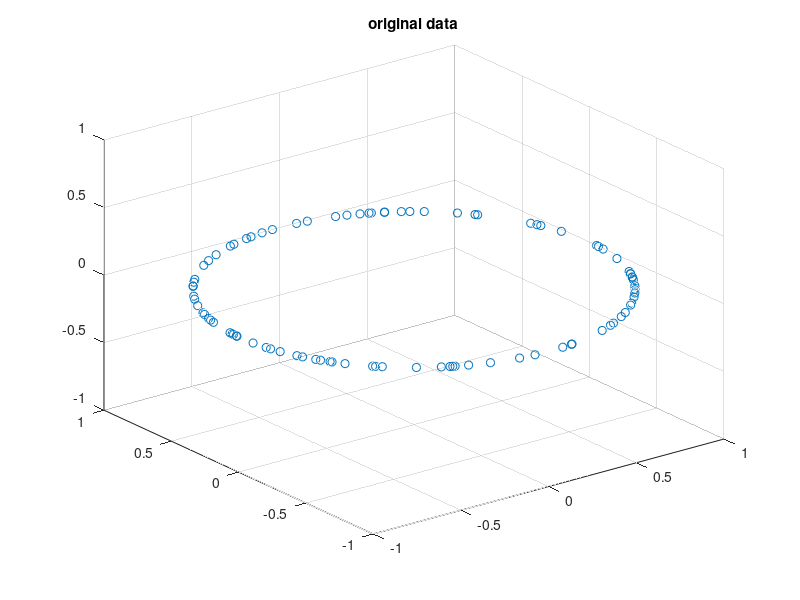
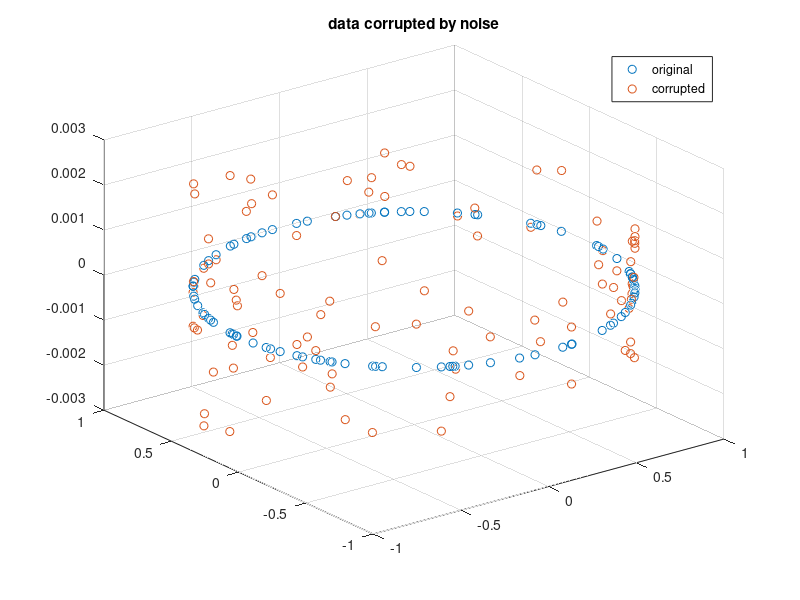

The MATLAB script that drew these images, in order:
% In this script we show on a simple example that global techniques fail to
% find the intrinsic dimensionality of a dataset

%first we generate de data with intrinsic dimensionality = 1
n = 100; % sample size
teta = 2*pi*rand(n,1); %our 1D parameter
x = cos(teta);
y = sin(teta);
z = zeros(n,1);
data = [x,y,z];

% 2D circle in a 3D ambiant space
figure
scatter3(data(:,1),data(:,2),data(:,3))
title('original data')

%SVD 
svd_clean_eigval = svd(data)

%we see that in both cases the two first eigenvalues are significantly higher than the third
%it means global PCA/SVD assume that the intrinsic dimensionality is 2 instead of 1...

% add the noise - IS THIS PART NECESSARY ??
noise = 1e-3*randn(n,3);

noisy_data = data + noise;

figure
scatter3(data(:,1),data(:,2),data(:,3))
hold on 
scatter3(noisy_data(:,1),noisy_data(:,2),noisy_data(:,3))
legend('original','corrupted')
title('data corrupted by noise')

%SVD 

svd_noisy_eigval = svd(noisy_data)

%we see that the two first eigenvalues are significantly higher than the third
%it means global SVD assume that the intrinsic dimensionality is 2 instead of 1 ...